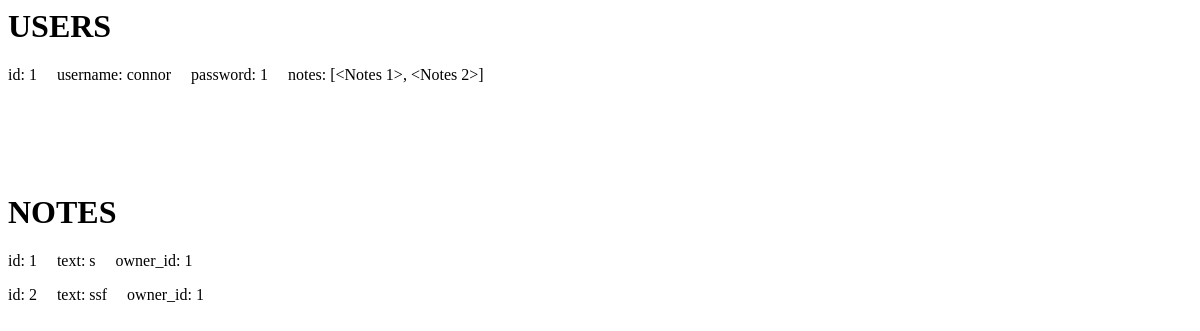
/test_db/, run on an earlier commit of the app's database.
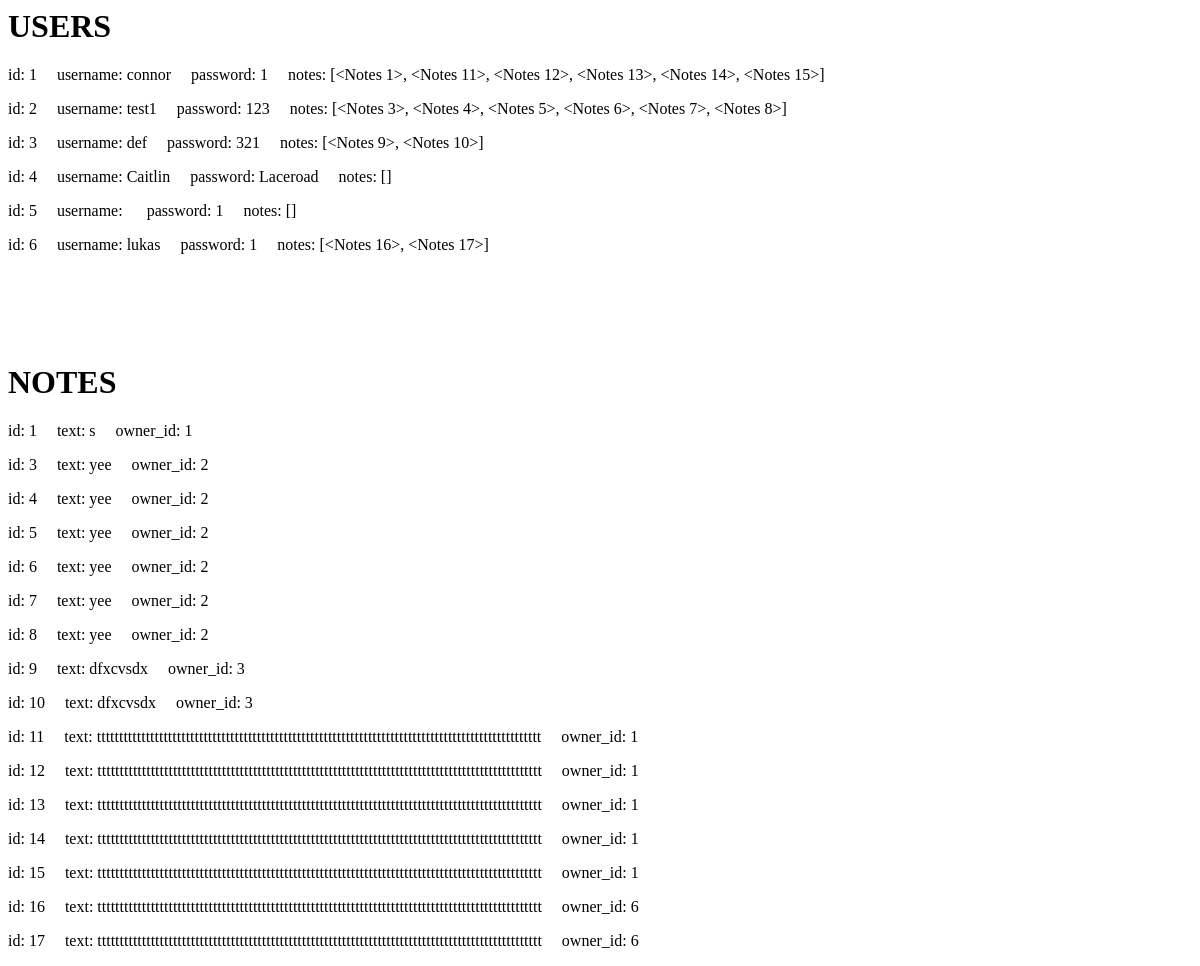
And on a later commit of the database.
### main.py (models this page shows, shortened)
class Users(database.Model):
    id = database.Column(database.Integer, primary_key=True)
    username = database.Column(database.String(10), unique=True, nullable=False)
    password = database.Column(database.String(10), nullable=False)
    notes = database.relationship("Notes", backref="owner", cascade="delete-orphan")  # Each user has a list of notes

class Notes(database.Model):
    id = database.Column(database.Integer, primary_key=True)
    notes = database.Column(database.String(150), nullable=False)
    owner_id = database.Column(database.Integer, database.ForeignKey("users.id"), nullable=False)

### main.py (the view)
@app.route("/test_db/")  # Collects all data on users and their notes
def test_db():
    return render_template("test_db.html", users=Users.query.all(), notes=Notes.query.all())

### templates/test_db.html (shortened to what this page needs)
<h1>USERS</h1>
{%for value in users %}
    <p>id: {{value.id}}&emsp; username: {{value.username}}&emsp; password: {{value.password}}&emsp; notes: {{value.notes}}</p>
{% endfor %}
<h1>NOTES</h1>
{%for value in notes %}
    <p>id: {{value.id}}&emsp; text: {{value.notes}}&emsp; owner_id: {{value.owner_id}}</p>
{% endfor %}

What changed in the data, as far as the page shows it:
removed Notes: id "2", notes "ssf", owner_id "1"
computed for Users "connor": notes "[<Notes 1>, <Notes 2>]" → "[<Notes 1>, <Notes 11>, <Notes 12>, <Notes 13>, <Notes 14>, <Notes 15>]"
added Users: id "2", username "test1", password "123", notes "[<Notes 3>, <Notes 4>, <Notes 5>, <Notes 6>, <Notes 7>, <Notes 8>]"
added Users: id "3", username "def", password "321", notes "[<Notes 9>, <Notes 10>]"
added Users: id "4", username "Caitlin", password "Laceroad", notes "[]"
added Users: id "5", password "1", notes "[]"
added Users: id "6", username "lukas", password "1", notes "[<Notes 16>, <Notes 17>]"
added Notes: id "3", notes "yee", owner_id "2"
added Notes: id "4", notes "yee", owner_id "2"
added Notes: id "5", notes "yee", owner_id "2"
added Notes: id "6", notes "yee", owner_id "2"
added Notes: id "7", notes "yee", owner_id "2"
added Notes: id "8", notes "yee", owner_id "2"
added Notes: id "9", notes "dfxcvsdx", owner_id "3"
added Notes: id "10", notes "dfxcvsdx", owner_id "3"
added Notes: id "11", notes "tttttttttttttttttttttttttttttttttttttttttttttttttttttttttttttttttttttttttttttttttttttttttttttttttttt", owner_id "1"
added Notes: id "12", notes "tttttttttttttttttttttttttttttttttttttttttttttttttttttttttttttttttttttttttttttttttttttttttttttttttttt", owner_id "1"
added Notes: id "13", notes "tttttttttttttttttttttttttttttttttttttttttttttttttttttttttttttttttttttttttttttttttttttttttttttttttttt", owner_id "1"
added Notes: id "14", notes "tttttttttttttttttttttttttttttttttttttttttttttttttttttttttttttttttttttttttttttttttttttttttttttttttttt", owner_id "1"
added Notes: id "15", notes "tttttttttttttttttttttttttttttttttttttttttttttttttttttttttttttttttttttttttttttttttttttttttttttttttttt", owner_id "1"
added Notes: id "16", notes "tttttttttttttttttttttttttttttttttttttttttttttttttttttttttttttttttttttttttttttttttttttttttttttttttttt", owner_id "6"
added Notes: id "17", notes "tttttttttttttttttttttttttttttttttttttttttttttttttttttttttttttttttttttttttttttttttttttttttttttttttttt", owner_id "6"
